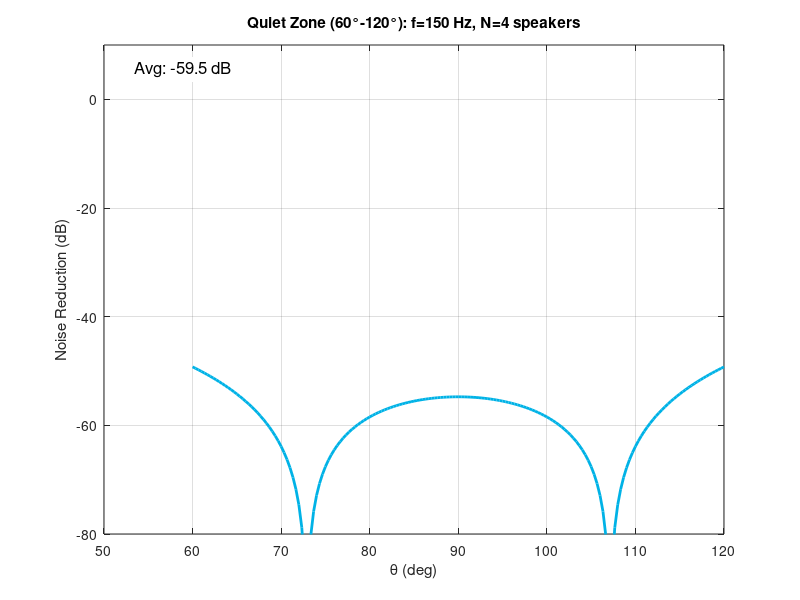
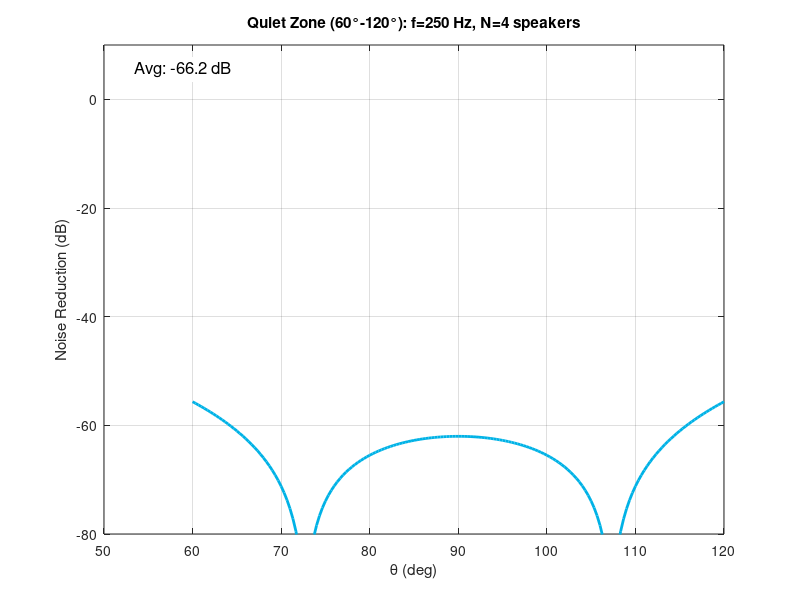
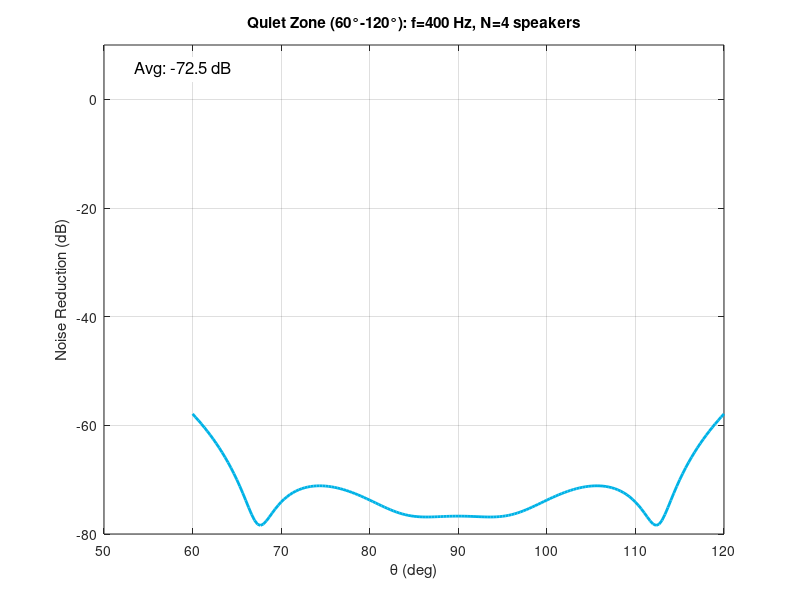
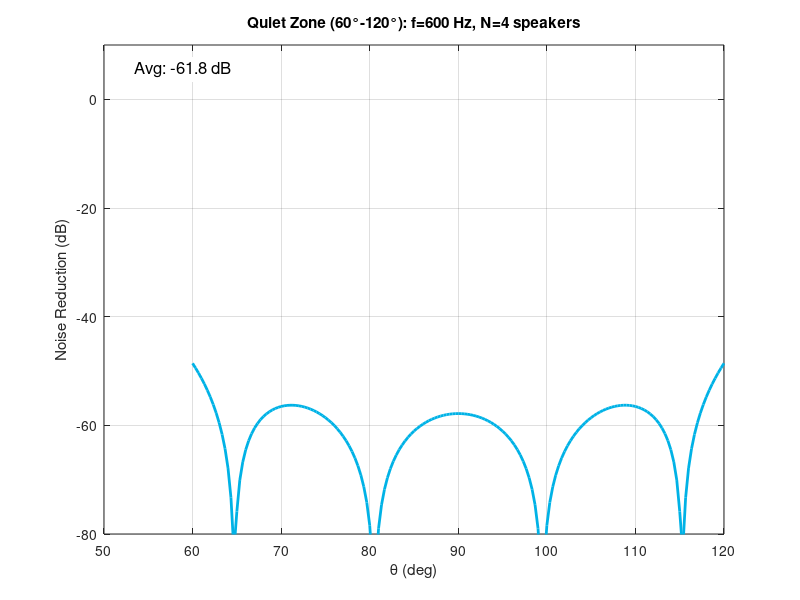

MATLAB code for these plots, in order:
%% Enhanced Quiet-Zone ANC Analysis (Modified for 0-180° and Flipped Colormap)
% 1) Analyze noise reduction in target quiet zone (60°-120°)
% 2) Analyze full 360° pattern to understand behavior outside quiet zone
clear; clc; close all;

%% -------------------- Parameters ---------------------------
c0      = 343;                     % m/s, speed of sound
freqs   = [150 250 400 600 800 1000];   % Hz to evaluate 
N       = 4;                       % number of secondary loudspeakers
spkX    = [-0.20 -0.10 0.10 0.20]; % x-locations [m] 
spkY    = [ 0     0     0     0   ]; % y-locations [m]
rqz     = 2;                      % radius (m) where we evaluate on an arc
lambda  = 1e-3;                    % Tikhonov regularization

% Primary monopole location (origin by default)
srcXY   = [0; 0];

%% -------------------- Helper inline functions ---------------------------
kfun = @(f) 2*pi*f/c0;             % wavenumber
pol2cartM = @(r,th) [r.*cos(th); r.*sin(th)];
dist = @(P,Q) vecnorm(P - Q, 2, 1); % distance between 2xM and 2x1

% Primary field at points: b_m = e^{-j k r}/r
primaryField = @(pts, f) exp(-1j*kfun(f)*dist(pts,srcXY))./dist(pts,srcXY);

% Secondary matrix at points: G_{m i} = e^{-j k r_i}/r_i
secMatrix = @(pts, spk, f) ...
    cell2mat(arrayfun(@(i) ...
        (exp(-1j*kfun(f)*dist(pts, spk(:,i)))./dist(pts, spk(:,i))).', ...
        1:size(spk,2), 'uni', 0));

%% -------------------- Geometry Setup ---------------------------
spkXY  = [spkX; spkY];             % 2xN speaker positions

% 1) Quiet zone analysis (60° to 120°)
thMin_qz   = deg2rad(60);          % quiet-zone lower angle
thMax_qz   = deg2rad(120);         % quiet-zone upper angle  
M_qz       = 181;                  % angular samples in quiet zone
thetas_qz  = linspace(thMin_qz, thMax_qz, M_qz);
arcXY_qz   = pol2cartM(rqz, thetas_qz);

% 2) Full 360° analysis
M_full     = 361;                  % angular samples for full circle
thetas_full = linspace(0, 2*pi, M_full);
arcXY_full  = pol2cartM(rqz, thetas_full);

% 3) NEW: 0-180° analysis for heatmap
M_half     = 181;                  % angular samples for 0-180°
thetas_half = linspace(0, pi, M_half);  % 0 to 180 degrees
arcXY_half  = pol2cartM(rqz, thetas_half);

%% -------------------- Design weights based on quiet zone ---------------
% Note: We design the ANC weights to minimize error in the quiet zone only
fprintf('Designing ANC weights to minimize noise in quiet zone (60°-120°)...\n');

H_all = zeros(N, numel(freqs));    % Store weights for each frequency

for ii = 1:numel(freqs)
    f = freqs(ii);
    % Design based on quiet zone only
    b_qz = primaryField(arcXY_qz, f).';           % Mx1
    G_qz = secMatrix(arcXY_qz, spkXY, f);         % MxN
    
    % Least-squares weights: H* = -(G^H G + λI)^{-1} G^H b
    H = -( (G_qz'*G_qz + lambda*eye(N)) \ (G_qz'*b_qz) );
    H_all(:, ii) = H;
end

%% -------------------- Evaluate Performance ----------------------

% 1) QUIET ZONE PERFORMANCE
NR_qz = zeros(numel(freqs), M_qz);
fprintf('\nEvaluating performance in quiet zone...\n');

for ii = 1:numel(freqs)
    f = freqs(ii);
    H = H_all(:, ii);
    
    % Evaluate on quiet zone
    b_qz = primaryField(arcXY_qz, f).';
    G_qz = secMatrix(arcXY_qz, spkXY, f);
    
    p0_qz = b_qz;                  % uncontrolled
    pc_qz = b_qz + G_qz*H;         % controlled
    NR_qz(ii, :) = 20*log10(abs(pc_qz)).' - 20*log10(abs(p0_qz)).';
    
    % Plot quiet zone performance
    figure('Name', sprintf('Quiet Zone Performance at %d Hz', f)); 
    plot(rad2deg(thetas_qz), NR_qz(ii,:), 'LineWidth', 2, 'Color', [0 0.7 0.9]); 
    grid on; hold on;
    xlabel('\theta (deg)'); 
    ylabel('Noise Reduction (dB)');
    title(sprintf('Quiet Zone (60°-120°): f=%d Hz, N=%d speakers', f, N));
    ylim([-80, 10]);
    
    % Add average reduction text
    avg_reduction = mean(NR_qz(ii, :));
    text(0.05, 0.95, sprintf('Avg: %.1f dB', avg_reduction), ...
         'Units', 'normalized', 'FontSize', 12, 'BackgroundColor', 'white');
end

% 2) FULL 360° PERFORMANCE
NR_full = zeros(numel(freqs), M_full);
fprintf('\nEvaluating performance across full 360° range...\n');

for ii = 1:numel(freqs)
    f = freqs(ii);
    H = H_all(:, ii);  % Use same weights designed for quiet zone
    
    % Evaluate across full circle
    b_full = primaryField(arcXY_full, f).';
    G_full = secMatrix(arcXY_full, spkXY, f);
    
    p0_full = b_full;              % uncontrolled
    pc_full = b_full + G_full*H;   % controlled
    NR_full(ii, :) = 20*log10(abs(pc_full)).' - 20*log10(abs(p0_full)).';
    
    % Plot full 360° performance
    figure('Name', sprintf('Full 360° Performance at %d Hz', f)); 
    plot(rad2deg(thetas_full), NR_full(ii,:), 'LineWidth', 1.5, 'Color', [0.8 0.2 0.2]); 
    hold on;
    
    % Highlight the quiet zone region
    qz_mask = (thetas_full >= deg2rad(60)) & (thetas_full <= deg2rad(120));
    plot(rad2deg(thetas_full(qz_mask)), NR_full(ii,qz_mask), 'LineWidth', 3, 'Color', [0 0.7 0]);
    
    grid on;
    xlabel('\theta (deg)'); 
    ylabel('Noise Reduction (dB)');
    title(sprintf('Full 360° Pattern: f=%d Hz (Green = Target Quiet Zone)', f));
    xlim([0 360]);
    ylim([-80, 40]);
    
    % Add legend and statistics
    legend('Full pattern', 'Target quiet zone', 'Location', 'best');
    avg_qz = mean(NR_full(ii, qz_mask));
    avg_outside = mean(NR_full(ii, ~qz_mask));
    text(0.02, 0.95, sprintf('Quiet zone avg: %.1f dB', avg_qz), ...
         'Units', 'normalized', 'FontSize', 10, 'BackgroundColor', 'white');
    text(0.02, 0.88, sprintf('Outside zone avg: %.1f dB', avg_outside), ...
         'Units', 'normalized', 'FontSize', 10, 'BackgroundColor', 'white');
end

% 3) NEW: 0-180° PERFORMANCE for heatmap
NR_half = zeros(numel(freqs), M_half);
fprintf('\nEvaluating performance across 0-180° range for heatmap...\n');

for ii = 1:numel(freqs)
    f = freqs(ii);
    H = H_all(:, ii);  % Use same weights designed for quiet zone
    
    % Evaluate across 0-180° arc
    b_half = primaryField(arcXY_half, f).';
    G_half = secMatrix(arcXY_half, spkXY, f);
    
    p0_half = b_half;              % uncontrolled
    pc_half = b_half + G_half*H;   % controlled
    NR_half(ii, :) = 20*log10(abs(pc_half)).' - 20*log10(abs(p0_half)).';
end

%% -------------------- Summary Visualizations ----------------------

% 1) Quiet Zone Heatmap (MODIFIED: Flipped colormap)
figure('Name','Quiet Zone Reduction Heatmap');
imagesc(rad2deg([thMin_qz thMax_qz]), [freqs(1) freqs(end)], NR_qz);
axis xy; 
colorbar; 
colormap(flipud(jet));  % FLIPPED colormap (compatible with older MATLAB)
caxis([-60 0]);
xlabel('\theta (deg)'); ylabel('Frequency (Hz)');
title('ANC Performance in Target Quiet Zone (60°-120°) - Flipped Colors');

% 2) NEW: 0-180° Heatmap with flipped colormap
figure('Name','0-180° Reduction Heatmap');
imagesc([0 180], [freqs(1) freqs(end)], NR_half);
axis xy; 
colorbar; 
colormap(flipud(jet));  % FLIPPED colormap (compatible with older MATLAB)
caxis([-60 40]);
xlabel('\theta (deg)'); ylabel('Frequency (Hz)');
title('ANC Performance: 0-180° Range (Flipped Colormap)');

% Add quiet zone boundaries
hold on;
plot([60 60], [freqs(1) freqs(end)], 'k--', 'LineWidth', 2);
plot([120 120], [freqs(1) freqs(end)], 'k--', 'LineWidth', 2);
text(90, freqs(end)*0.9, 'Target\nQuiet Zone', 'HorizontalAlignment', 'center', ...
     'FontSize', 12, 'Color', 'black', 'FontWeight', 'bold', 'BackgroundColor', 'white');

% 3) Full 360° Heatmap (kept as reference)
figure('Name','Full 360° Reduction Heatmap');
imagesc([0 360], [freqs(1) freqs(end)], NR_full);
axis xy; 
colorbar; 
colormap(flipud(jet));  % FLIPPED colormap (compatible with older MATLAB)
caxis([-60 40]);
xlabel('\theta (deg)'); ylabel('Frequency (Hz)');
title('ANC Performance Across Full 360° (Designed for 60°-120° quiet zone)');

% Add quiet zone boundaries
hold on;
plot([60 60], [freqs(1) freqs(end)], 'k--', 'LineWidth', 2);
plot([120 120], [freqs(1) freqs(end)], 'k--', 'LineWidth', 2);
text(90, freqs(end)*0.9, 'Target\nQuiet Zone', 'HorizontalAlignment', 'center', ...
     'FontSize', 12, 'Color', 'white', 'FontWeight', 'bold');

% 4) Comparison at specific frequency (e.g., 400 Hz)
test_freq_idx = find(freqs == 400);
if ~isempty(test_freq_idx)
    figure('Name', 'Quiet Zone vs 0-180° Comparison at 400 Hz');
    
    subplot(2,1,1);
    plot(rad2deg(thetas_qz), NR_qz(test_freq_idx,:), 'LineWidth', 2, 'Color', [0 0.7 0]);
    grid on; xlabel('\theta (deg)'); ylabel('Reduction (dB)');
    title('Target Quiet Zone (60°-120°) at 400 Hz');
    ylim([-80, 10]);
    
    subplot(2,1,2);
    plot(rad2deg(thetas_half), NR_half(test_freq_idx,:), 'LineWidth', 1.5, 'Color', [0.8 0.2 0.2]);
    hold on;
    % Highlight quiet zone in 0-180° plot
    qz_mask_half = (thetas_half >= deg2rad(60)) & (thetas_half <= deg2rad(120));
    plot(rad2deg(thetas_half(qz_mask_half)), NR_half(test_freq_idx,qz_mask_half), 'LineWidth', 3, 'Color', [0 0.7 0]);
    grid on; xlabel('\theta (deg)'); ylabel('Reduction (dB)');
    title('0-180° Pattern at 400 Hz (Green = Target Zone)');
    xlim([0 180]); ylim([-80, 40]);
    legend('0-180° pattern', 'Target quiet zone', 'Location', 'best');
end



%% -------------------- Geometry Visualization ------------------------
figure('Name','System Geometry');
plot(spkX, spkY, 'ks', 'MarkerFaceColor','k', 'MarkerSize', 10); hold on;
plot(arcXY_qz(1,:), arcXY_qz(2,:), 'g-', 'LineWidth', 3);
plot(arcXY_half(1,:), arcXY_half(2,:), 'm--', 'LineWidth', 2);  % Add 0-180° arc
plot(arcXY_full(1,:), arcXY_full(2,:), 'r--', 'LineWidth', 1);
plot(srcXY(1), srcXY(2), 'bo', 'MarkerFaceColor','b', 'MarkerSize', 10);

axis equal; grid on; xlabel('x (m)'); ylabel('y (m)');
legend('Speakers','Target quiet zone (60°-120°)','0-180° arc','Full evaluation circle','Primary source','Location','best');
title('ANC System Geometry (Free-field monopole model)');

%% -------------------- Performance Summary ----------------------
fprintf('\n=== PERFORMANCE SUMMARY ===\n');
fprintf('Quiet Zone (60°-120°) Average Reductions:\n');
for ii = 1:numel(freqs)
    avg_qz = mean(NR_qz(ii, :));
    fprintf('  %d Hz: %.1f dB\n', freqs(ii), avg_qz);
end

fprintf('\nFull 360° Performance:\n');
for ii = 1:numel(freqs)
    qz_mask = (thetas_full >= deg2rad(60)) & (thetas_full <= deg2rad(120));
    avg_qz_full = mean(NR_full(ii, qz_mask));
    avg_outside = mean(NR_full(ii, ~qz_mask));
    fprintf('  %d Hz - Quiet zone: %.1f dB, Outside zone: %.1f dB\n', ...
            freqs(ii), avg_qz_full, avg_outside);
end

fprintf('\n0-180° Performance:\n');
for ii = 1:numel(freqs)
    qz_mask_half = (thetas_half >= deg2rad(60)) & (thetas_half <= deg2rad(120));
    avg_qz_half = mean(NR_half(ii, qz_mask_half));
    avg_outside_half = mean(NR_half(ii, ~qz_mask_half));
    fprintf('  %d Hz - Quiet zone (0-180°): %.1f dB, Outside zone: %.1f dB\n', ...
            freqs(ii), avg_qz_half, avg_outside_half);
end

%% -------------------- Quick Colormap Reference ----------------------
fprintf('\n=== COLORMAP OPTIONS ===\n');
fprintf('Available MATLAB colormaps to flip (compatible with older versions):\n');
fprintf('  - flipud(jet)     : Flipped jet (classic rainbow)\n');
fprintf('  - flipud(hot)     : Flipped hot (red-yellow-white)\n');
fprintf('  - flipud(cool)    : Flipped cool (cyan-magenta)\n');
fprintf('  - flipud(parula)  : Flipped parula (MATLAB default, R2014b+)\n');
fprintf('  - flipud(gray)    : Flipped grayscale\n');
fprintf('  - flipud(copper)  : Flipped copper tones\n');
fprintf('\nTo change colormap, replace "flipud(jet)" with your choice\n');
